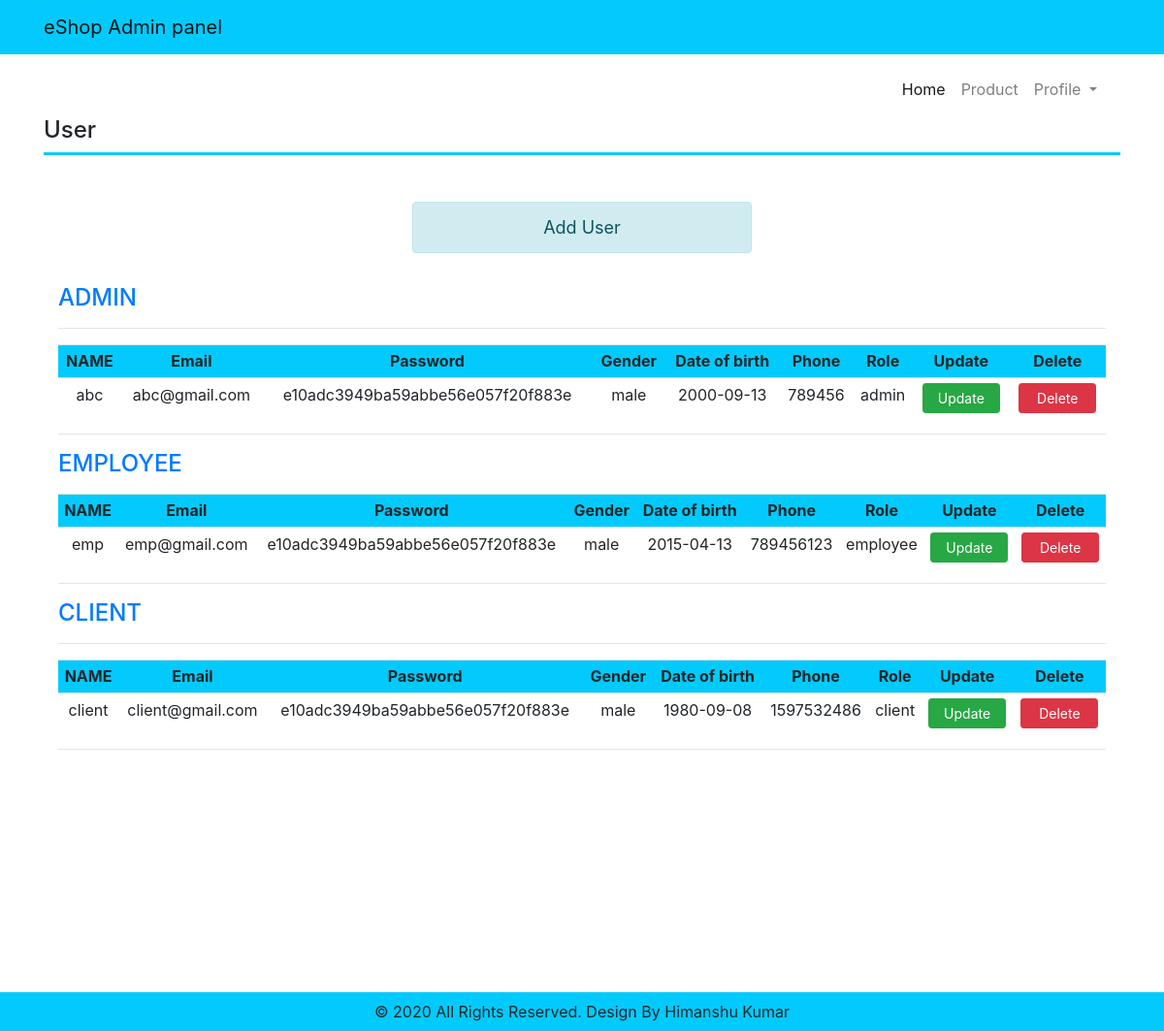
Screenshot of /admin/user.php (signed in) with the database file from the repository.
### tables this page shows
CREATE TABLE `signup` (
  `name` varchar(30) DEFAULT NULL,
  `email` varchar(30) NOT NULL,
  `password` varchar(255) DEFAULT NULL,
  `gender` varchar(15) DEFAULT NULL,
  `dob` date DEFAULT NULL,
  `phone` bigint(20) DEFAULT NULL,
  `role` varchar(15) DEFAULT NULL
);

### admin/user.php (the view, shortened to what this page needs)
<!DOCTYPE html>
<html lang="en">
  <head>
    <link rel="stylesheet" href="https://stackpath.bootstrapcdn.com/bootstrap/4.5.0/css/bootstrap.min.css">
  </head>
  <body>
    <header>
        <?php include"header.php"?>
        <?php include"menu.php"?>
         <div class="container">
        <nav style="border-bottom:3px solid #03cafc">
            <h4>User</h4>
        </nav>
    </div>
    </header>
    <section class="container my-5 ">
        <div class="row my-3">
        <div class="col-md-4"></div>
      <div class="col-md-4">
        <a href="add_user.php" style="text-decoration:none; font-size: 18px;">
            <div class="alert alert-info text-center" role="alert">
               Add User
            </div>
        </a>
    </div>
</div>
    <div class="col-sm-12">
          <h4 class='mb-3 text-primary'>ADMIN</h4>
        <?php
        require "connection.php";
        $result = mysqli_query($con,"SELECT * FROM signup WHERE role='admin'");
        if(mysqli_affected_rows($con)>0){
            echo"<hr>";
            echo"<table class='table table-hover table-responsive-sm table-responsive-md text-center table-sm' width='100%'>
                <tr  style='background-color:#03cafc;'>
                <th>NAME</th>
                <th>Email</th>
                <th>Password</th>
                <th>Gender</th>
                <th>Date of birth</th>
                <th>Phone</th>
                <th>Role</th>
                <th>Update</th>
                <th>Delete</th>
                </tr>";
            while($r = mysqli_fetch_array($result))
            {
                echo"<tr>";
                echo"<td>$r[0]</td>";
                echo"<td>$r[1]</td>";
                echo"<td>$r[2]</td>";
                echo"<td>$r[3]</td>";
                echo"<td>$r[4]</td>";
                echo"<td>$r[5]</td>";
                echo"<td>$r[6]</td>";
                echo "<td><a href='edit_user.php?email=$r[1]'><input type='button' class='btn btn-success btn-sm' value='Update'></a></td>";
                echo "<td><a href='delete_user.php?email=$r[1]'><input type='button' class='btn btn-danger btn-sm' value='Delete'></a></td>";
                echo "</tr>";
            }
            echo "</table>";
            echo"<hr>";
        }else{
            echo  "<h3>No Record Found !!!!</h3>";
        }
        ?>
        <h4 class='mb-3  text-primary'>EMPLOYEE</h4>
         <?php
        require "connection.php";
        $result = mysqli_query($con,"SELECT * FROM signup WHERE role='employee'");
         if(mysqli_affected_rows($con)>0){
            echo"<table class='table table-hover table-responsive-sm table-responsive-md text-center table-sm' width='100%'>
                <tr  style='background-color:#03cafc;'>
                <th>NAME</th>
                <th>Email</th>
                <th>Password</th>
                <th>Gender</th>
                <th>Date of birth</th>
                <th>Phone</th>
                <th>Role</th>
                <th>Update</th>
                <th>Delete</th>
                </tr>";
            while($r = mysqli_fetch_array($result)){
                echo "<tr>";
                echo"<td>$r[0]</td>";
                echo"<td>$r[1]</td>";
                echo"<td>$r[2]</td>";
                echo"<td>$r[3]</td>";
                echo"<td>$r[4]</td>";
                echo"<td>$r[5]</td>";
                echo"<td>$r[6]</td>";
                echo "<td><a href='edit_user.php?email=$r[1]'><input type='button' class='btn btn-success btn-sm' value='Update'></a></td>";
                echo "<td><a href='delete_user.php?email=$r[1]'><input type='button' class='btn btn-danger btn-sm' value='Delete'></a></td>";
                echo "</tr>";
            }
            echo "</table>";
            echo"<hr>";
        }else{
            echo  "<h3>No Record Found !!!!</h3>";
        }
        ?><h4 class='mb-3 text-primary'>CLIENT</h4>
         <?php
        require "connection.php";
        $result = mysqli_query($con,"SELECT * FROM signup WHERE role='client'");
        if(mysqli_affected_rows($con)>0){
            echo"<hr>";
            echo"<table class='table table-hover table-responsive-sm table-responsive-md text-center table-sm' width='100%'>
                <tr  style='background-color:#03cafc;'>
                <th>NAME</th>
                <th>Email</th>
                <th>Password</th>
                <th>Gender</th>
                <th>Date of birth</th>
                <th>Phone</th>
                <th>Role</th>
                <th>Update</th>
                <th>Delete</th>
                </tr>";
            while($r = mysqli_fetch_array($result)){
                echo "<tr>";
                echo"<td>$r[0]</td>";
                echo"<td>$r[1]</td>";
                echo"<td>$r[2]</td>";
                echo"<td>$r[3]</td>";
                echo"<td>$r[4]</td>";
                echo"<td>$r[5]</td>";
                echo"<td>$r[6]</td>";
                echo "<td><a href='edit_user.php?email=$r[1]'><input type='button' class='btn btn-success btn-sm' value='Update'></a></td>";
                echo "<td><a href='delete_user.php?email=$r[1]'><input type='button' class='btn btn-danger btn-sm' value='Delete'></a></td>";
                echo "</tr>";
            }
            echo "</table>";
            echo"<hr>";
        }else{
            echo  "<h3>No Record Found !!!!</h3>";
        }
        ?>
    </div>
    </section>
    <footer style="margin-top: 250px;">
        <?php include"footer.php"?>
    </footer>
  </body>
</html>

### admin/user.php (style rules this page uses)
.btn { width:80px; }

### rows the page displays
signup: name "abc", email "abc@gmail.com", password "e10adc3949ba59abbe56e057f20f883e", gender "male", dob "2000-09-13", phone "789456", role "admin"
signup: name "emp", email "emp@gmail.com", password "e10adc3949ba59abbe56e057f20f883e", gender "male", dob "2015-04-13", phone "789456123", role "employee"
signup: name "client", email "client@gmail.com", password "e10adc3949ba59abbe56e057f20f883e", gender "male", dob "1980-09-08", phone "1597532486", role "client"
